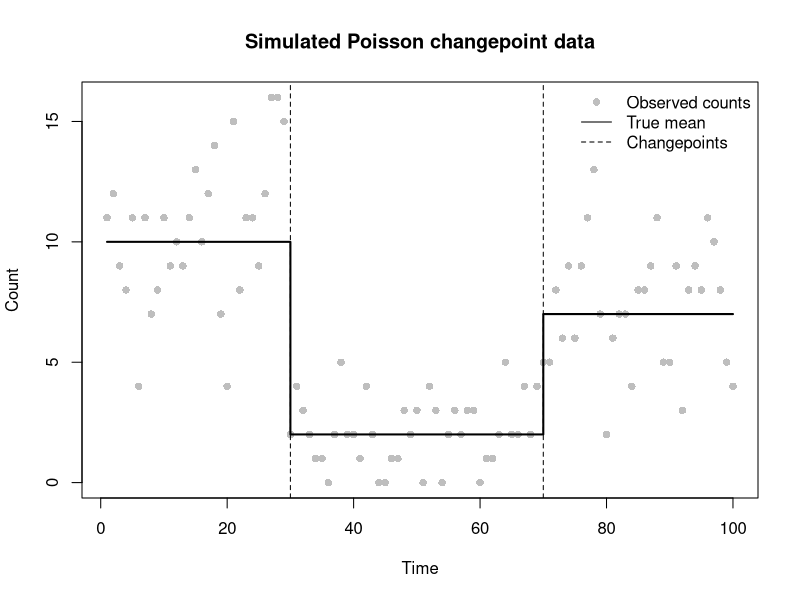
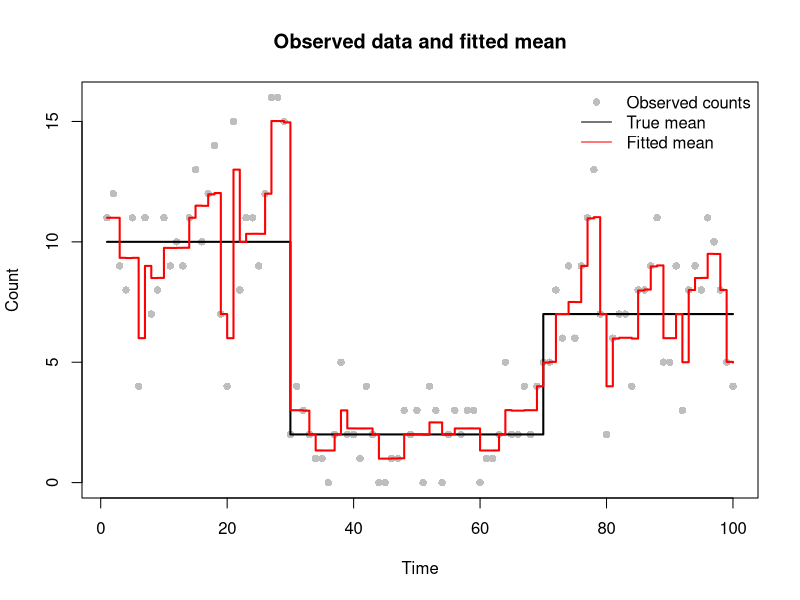
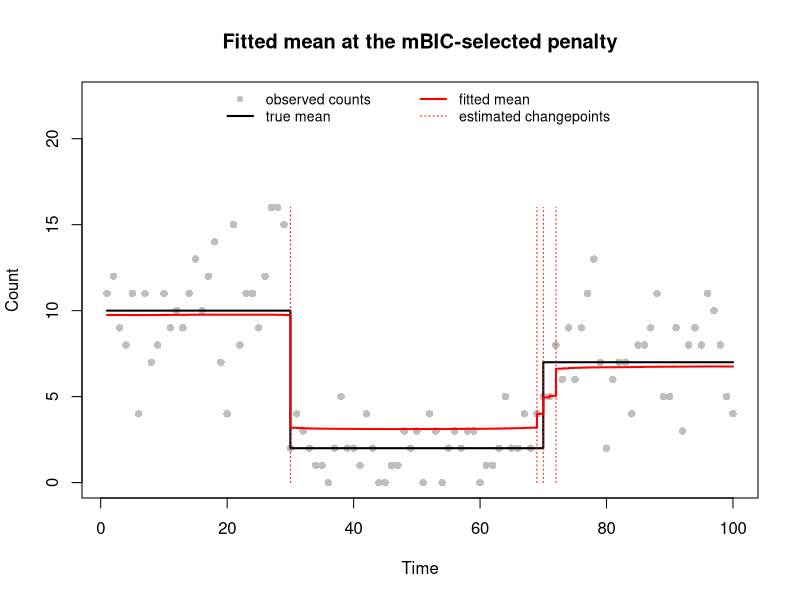
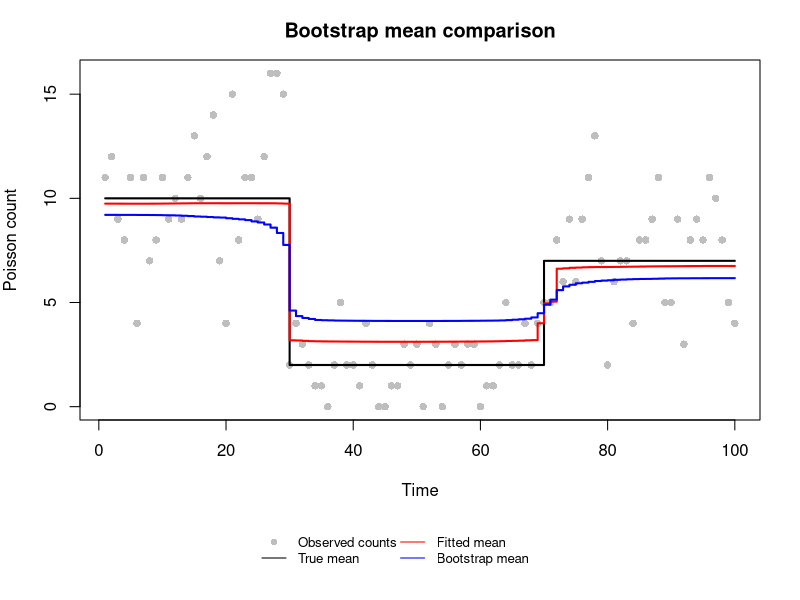
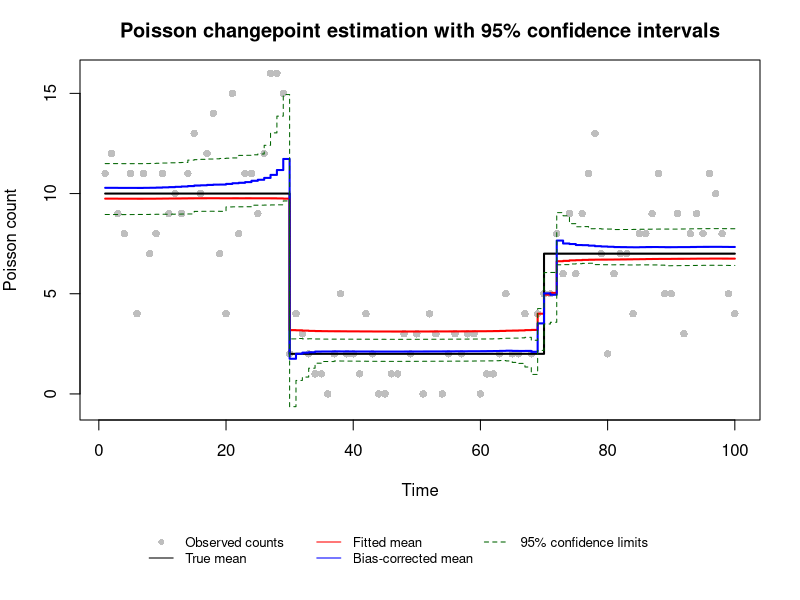

These figures' R source, in order:
# Aishah ALmubarak   S2957708
# Yizhen Ge          S3027690
# Ziyi Wang          S2945970

# Team Member Contributions
# Ziyi Wang        Q1-3
# Aishah ALmubarak Q4-5
# Yizhen Ge        Q6-7

# Github URL：https://github.com/SkylarWang-333/ESP-Group9.git


## Purpose of this script:
# estimate changepoints in poisson count data using a smoothed lasso
# penalty. the mean count is modelled as a baseline plus a change at
# each time step, on the log scale; the penalty shrinks most changes
# towards zero to help identify likely changepoints

# What the script does:
# 1. simulate 100 poisson counts with two known changepoints
# 2. define the penalised objective, its gradient and hessian, and
#    check the derivatives by finite differencing
# 3. fit the model by bfgs at lambda = 1 and compare with the truth
# 4. choose lambda by minimising the modified bic over a grid, using
#    the effective degrees of freedom to count changepoints
# 5. refit at the best lambda, estimate the number of changepoints
#    and locate them at the largest changes, and plot the fit
# 6. assess uncertainty by parametric bootstrap: resimulate from the
#    fitted mean, refit B = 200 times, and bias-correct the mean and
#    its 95% confidence bands
# 7. produce a final plot of the data, true mean, fitted mean, the
#    bias-corrected mean and its 95% confidence limits

#STEP 1

#simulate 100 independent poisson counts with two known changepoints
#the mean changes from 10 to 2 at time 30 and from 2 to 7 at time 70
#the simulated counts are used to test the estimation method

set.seed(12345)
n <- 100
time <- 1:n
tau_true <- c(1, 30, 70, n+1)
m_true <- length(tau_true)-2
theta_true <- c(10, 2, 7)

#assign a constant poisson mean to each segment
mu_true <- numeric(n)
for(i in seq_along(theta_true)){
  mu_true[tau_true[i]:(tau_true[i+1]-1)] <- theta_true[i]
}

#generate random counts using the true mean function
y <- rpois(n, lambda=mu_true)

#show the simulated counts, true means and changepoint positions
plot(time, y, pch=16, col="grey",
     xlab="Time", ylab="Count",
     main="Simulated Poisson changepoint data")
lines(time, mu_true, col="black", lwd=2, type="s")
abline(v=tau_true[-c(1,length(tau_true))], lty="dashed")

legend("topright",
       legend=c("Observed counts", "True mean", "Changepoints"),
       col=c("grey", "black", "black"),
       pch=c(16, NA, NA),
       lty=c(NA, 1, 2),
       bty="n")



#STEP 2

#calculate the smoothed lasso-penalised negative log-likelihood

#beta contains the initial log mean and subsequent changes in log mean
#beta[1] is the initial log mean, and beta[k] is the change at time k
#zero changes indicate that the mean remains constant

#y contains the observed poisson counts

#lambda controls the penalty strength and eps controls smoothing

#return a single objective value to be minimised

poisson_lasso_objective <- function(beta, y, lambda=1, eps=1e-6){
  
  #recover positive poisson means from cumulative log changes
  eta <- cumsum(beta)
  mu <- exp(eta)
  
  #measure how well the model explains the observed counts
  neg_loglik <- -sum(dpois(y, lambda=mu, log=TRUE))
  
  #penalise changes in log mean, excluding the initial level
  penalty <- lambda*sum(sqrt(beta[-1]^2+eps))
  
  #combine data fit and penalty into one objective value
  objective <- neg_loglik+penalty
  
  return(objective)
}


#calculate the gradient of the penalised objective function
#use the same inputs as the objective function
#return one first derivative for each element of beta

poisson_lasso_grad <- function(beta, y, lambda=1, eps=1e-6){
  
  #recover the poisson means from the current parameters
  eta <- cumsum(beta)
  mu <- exp(eta)
  
  #each beta affects its own and all later means
  #sum residuals backwards to obtain the likelihood gradient
  grad_loglik <- rev(cumsum(rev(mu-y)))
  
  #calculate the derivative of the smoothed penalty
  #the initial log mean is not penalised
  grad_penalty <- numeric(length(beta))
  grad_penalty[-1] <- lambda*beta[-1]/sqrt(beta[-1]^2+eps)
  
  #combine the likelihood and penalty gradients
  grad <- grad_loglik+grad_penalty
  
  return(grad)
}


#calculate the hessian of the penalised objective function
#use the same inputs as the objective function
#return a square matrix of second derivatives with respect to beta

poisson_lasso_hess <- function(beta, y, lambda=1, eps=1e-6){
  
  #recover the poisson means from the current parameters
  n <- length(beta)
  eta <- cumsum(beta)
  mu <- exp(eta)
  
  #construct a matrix linking changes in log mean to each time point
  #each row includes the initial level and all earlier changes
  X <- matrix(0, n, n)
  X[lower.tri(X, diag=TRUE)] <- 1
  
  #calculate the curvature of the negative log-likelihood
  hess_loglik <- t(X) %*% (mu*X)
  
  #calculate the second derivatives of the smoothed penalty
  #the penalty contributes only to the diagonal
  hess_penalty <- numeric(n)
  hess_penalty[-1] <- lambda*eps/(beta[-1]^2+eps)^(3/2)
  
  #combine both parts into the full hessian matrix
  hess <- hess_loglik+diag(hess_penalty)
  
  return(hess)
}


#approximate the gradient using central finite differences
#return one numerical derivative for each parameter
fd_grad <- function(beta, y, step=1e-5){
  
  grad_fd <- numeric(length(beta))
  
  for(i in 1:length(beta)){
    beta1 <- beta
    beta2 <- beta
    
    beta1[i] <- beta1[i]+step
    beta2[i] <- beta2[i]-step
    
    grad_fd[i] <- (
      poisson_lasso_objective(beta1, y) -
        poisson_lasso_objective(beta2, y)
    )/(2*step)
  }
  
  return(grad_fd)
}


#approximate the hessian using central differences of the gradient
#return a matrix of numerical second derivatives
fd_hess <- function(beta, y, step=1e-5){
  
  n <- length(beta)
  hess_fd <- matrix(0, n, n)
  
  for(i in 1:n){
    beta1 <- beta
    beta2 <- beta
    
    beta1[i] <- beta1[i]+step
    beta2[i] <- beta2[i]-step
    
    grad1 <- poisson_lasso_grad(beta1, y)
    grad2 <- poisson_lasso_grad(beta2, y)
    
    hess_fd[i,] <- (grad1-grad2)/(2*step)
  }
  
  return(hess_fd)
}


#compare analytical derivatives with numerical approximations
#return the maximum gradient error and relative hessian error
check_derivs <- function(beta, y, step=1e-5){
  
  grad_test <- poisson_lasso_grad(beta, y)
  hess_test <- poisson_lasso_hess(beta, y)
  
  g_err <- max(abs(fd_grad(beta, y, step)-grad_test))
  h_err_rel <- max(abs(fd_hess(beta, y, step)-hess_test)) /
    max(abs(hess_test))
  
  cat("Gradient max absolute error:", g_err, "\n")
  cat("Hessian max relative error:", h_err_rel, "\n")
  
  return(c(g_err=g_err, h_err_rel=h_err_rel))
}


#test derivatives at zero and non-zero log-mean changes
beta_test <- c(log(mean(y)), rep(0, n-1))
beta_test2 <- c(log(mean(y)), 0.3*sin(1:(n-1)))

cat("First derivative check:\n")
errors1 <- check_derivs(beta_test, y)

cat("Second derivative check:\n")
errors2 <- check_derivs(beta_test2, y)


#STEP 3

#fit the poisson changepoint model using bfgs
#start with a constant mean equal to the observed sample mean
#use lambda=1 as an initial penalty value

beta_init <- c(log(mean(y)), rep(0, n-1))

fit <- optim(
  par=beta_init,
  fn=poisson_lasso_objective,
  gr=poisson_lasso_grad,
  y=y,
  lambda=1,
  method="BFGS",
  control=list(maxit=10000, reltol=1e-9)
)

#check whether the optimisation converged successfully
#convergence code 0 indicates normal termination
fit$convergence

if(fit$convergence != 0){
  stop("Optimisation did not converge")
}

#recover the fitted mean function from the estimated parameters
beta_hat <- fit$par
mu_hat <- exp(cumsum(beta_hat))

#compare the estimated means with the known true means
#check whether the fitted model captures the main changes in the data
plot(time, y, pch=16, col="grey",
     xlab="Time", ylab="Count",
     main="Observed data and fitted mean")

lines(time, mu_true, col="black", lwd=2, type="s")
lines(time, mu_hat, col="red", lwd=2, type="s")

legend("topright",
       legend=c("Observed counts", "True mean", "Fitted mean"),
       col=c("grey", "black", "red"),
       pch=c(16, NA, NA),
       lty=c(NA, 1, 1),
       bty="n")

# with lambda = 1 the penalty is too weak, so the fitted mean zig-zags
# and suggests changes at many time points. Noticeably, it broadly follows
# the time varying trend in the data: high up to ~30, low from ~30 to ~70, then
# medium, which confirms the model and optimiser are working.

# STEP 4: 
# choosing the penalty lambda by mBIC
# lambda = 1 in step 3 was arbitrary, but lambda sets the price of every
# jump and it decides how many changepoints the model finds. We choose it
# by minimizing mbic = 3*m*log(n) - 2*loglik over a grid of log lambda:
# (-1, 5, by = 0.05).
# Since the smoothed penalty never sets a beta exactly to zero, the number
# of changepoints is measured by edf = trace(H_lambda^{-1} H_0) - 1.

fit_lasso <- function(beta0, y, lambda) {
  # fit the model at one lambda by BFGS, using the analytic gradient.
  # y and lambda are passed on to fn and gr via optim's '...' argument.
  fit <- optim(beta0, poisson_lasso_objective, gr=poisson_lasso_grad,
               y=y, lambda=lambda, method="BFGS",
               control=list(maxit=10000, reltol=1e-9))
  g <- poisson_lasso_grad(fit$par, y, lambda=lambda) # grad at optimum
  H <- poisson_lasso_hess(fit$par, y, lambda=lambda) # Hessian at optimum
  # conditions for a minimum: gradient 'close enough' to zero, and
  # Hessian positive definite (tested by whether a Cholesky works)
  R <- try(chol(H), silent=TRUE)
  list(beta=fit$par, conv=fit$convergence, counts=fit$counts,
       grad=max(abs(g))/lambda, # gradient relative to the penalty pull
       pd=!inherits(R, "try-error"), H=H, R=R)
} # fit_lasso

edf_lasso <- function(fit, y) {
  # effective degrees of freedom, trace(H_lambda^{-1} H_0), at a fitted beta.
  # H_lambda^{-1} is formed from its Cholesky factor, as chol2inv(chol(H)).
  H_0 <- poisson_lasso_hess(fit$beta, y, lambda=0) # likelihood only
  sum(diag(chol2inv(fit$R) %*% H_0))
} # edf_lasso

log_lambda <- seq(-1, 5, by=0.05)   # grid of log penalty values
lambda <- exp(log_lambda)           # penalty values
n_lambdas <- length(lambda)

# one row of results per penalty value
grid_res <- data.frame(log_lambda=log_lambda, lambda=lambda, conv=NA,
                       grad=NA, pd=NA, edf=NA, m_changes=NA, loglik=NA,
                       mbic=NA)
beta_store <- matrix(NA, n_lambdas, n) # fitted beta for each lambda

beta_start <- c(log(mean(y)), rep(0, n-1)) # constant mean to start

for (j in 1:n_lambdas) { # loop over penalty values
  # (a) fit, warm starting from the previous lambda's solution
  fit_j <- fit_lasso(beta_start, y, lambda[j])
  beta_store[j, ] <- beta_start <- fit_j$beta
  grid_res$conv[j] <- fit_j$conv   # 0 means optim reports convergence
  grid_res$grad[j] <- fit_j$grad   # should be close to zero
  grid_res$pd[j] <- fit_j$pd       # TRUE if genuine minimum
  
  # (b) effective degrees of freedom
  grid_res$edf[j] <- edf_lasso(fit_j, y)
  
  # (c) unpenalised log likelihood (on the log scale), m and mbic
  mu_j <- exp(cumsum(fit_j$beta))
  grid_res$loglik[j] <- sum(dpois(y, mu_j, log=TRUE))
  grid_res$m_changes[j] <- grid_res$edf[j] - 1 # remove baseline beta[1]
  grid_res$mbic[j] <- 3*grid_res$m_changes[j]*log(n) -
    2*grid_res$loglik[j]
} # end of loop over penalty values

# verify convergence over the whole grid
all(grid_res$conv == 0) # optim's convergence code
max(grid_res$grad)      # largest relative gradient at an optimum
all(grid_res$pd)        # every Hessian positive definite

best <- which.min(grid_res$mbic) # penalty minimising mbic
lambda_best <- lambda[best]
# summary of the selected penalty: lambda, convergence, edf, m and mbic
round(grid_res[best, ], 3)

# mbic either side of the minimum, to see how well defined it is
round(grid_res[(best-3):(best+3), c("log_lambda","m_changes","mbic")], 2)

# best is the global minimiser over the grid, the rows either side
# of it confirm it is a clear minimum and not a flat region


# STEP 5:
# fit model and changepoint locations
# refit at the penalty chosen by mBIC, estimate the number of changepoints
# as the floor of the effective number, and place them at the largest
# estimated jumps |beta_k|, k >= 2.

# refit at lambda_best, starting from the solution stored in step 4
fit_best <- fit_lasso(beta_store[best, ], y, lambda_best)
# verify the values:
# conv should be 0, grad close to 0, pd =1 positive Hessian
c(conv=fit_best$conv, grad=fit_best$grad, pd=fit_best$pd) 

beta_best <- fit_best$beta
mu_best <- exp(cumsum(beta_best)) # fitted mean function

# effective and estimated number of changepoints
m_tilde <- edf_lasso(fit_best, y) - 1 # -1 to exclude beta 1
m_hat <- floor(m_tilde)
c(m_tilde=m_tilde, m_hat=m_hat)

# rank the jumps by size, excluding the baseline beta[1]; adding 1
# converts positions in beta[-1] back to time points
jump_order <- order(abs(beta_best[-1]), decreasing=TRUE) + 1
tau_hat <- sort(jump_order[1:m_hat])

# estimated changepoint locations:
tau_hat

# size of each detected jump and the factor it multiplies the mean by
round(data.frame(time=tau_hat, beta=beta_best[tau_hat],
                 factor=exp(beta_best[tau_hat])), 3)

# true and fitted level within each true segment
seg <- cut(time, breaks=tau_true, right=FALSE)
round(cbind(true=theta_true, fitted=tapply(mu_best, seg, mean)), 2)

# plot the data, true mean and fitted mean, with the detected 
# changepoints
plot(time, y, pch=16, col="grey", xlab="Time", ylab="Count",
     ylim=c(0, 1.4*max(y)), main="Fitted mean at the mBIC-selected penalty")
lines(time, mu_true, type="s", lwd=2)
lines(time, mu_best, type="s", lwd=2, col="red")
segments(tau_hat, 0, tau_hat, max(y), lty="dotted", col="red")
legend("top", ncol=2, bty="n", cex=0.85,
       legend=c("observed counts", "true mean", "fitted mean",
                "estimated changepoints"),
       pch=c(16, NA, NA, NA), lty=c(NA, "solid", "solid", "dotted"),
       lwd=c(NA, 2, 2, 1), col=c("grey", "black", "red", "red"))

# we notice from the plot:
# the drop at time 30 is detected cleanly, as one large change that
# multiplies the mean by about 0.32. the rise near time 70 is detected
# also, but split across times 69, 70 and 72 instead of one jump. this is
# because the counts there rise gradually, and the lasso penalty charges
# for the total size of the changes, so several small steps cost about
# the same as one big step. as a result m_hat = 4 overestimates the true
# m = 2, although every detected time lies at or next to a real change.
# the fitted levels (9.79, 3.10, 6.64) are also pulled towards the
# overall mean compared with the truth (10, 2, 7), because the penalty
# is shrinking every change towards zero.


#STEP 6:Parametric Bootstrap
#assess uncertainty in the fitted mean function
set.seed(2026)
B <- 200

#store the fitted mean from each bootstrap sample
mu_boot <- matrix(NA_real_, nrow = n, ncol = B)

#simulate and refit the model for each bootstrap sample

for(b in 1:B){
  #parametric resampling
  #generate new poisson observations using the fitted mean
  y_sim <- rpois(n, lambda = mu_best)
  #refit the model using the same penalty parameter
  fit_sim <- fit_lasso(beta_best, y_sim, lambda_best)
  #check convergence before storing the result
  if(fit_sim$conv != 0){
    stop("Bootstrap optimisation didn't converge")
  }
  #calculate and store the fitted mean function
  mu_boot[,b] <- exp(cumsum(fit_sim$beta))
}

#calculate the average fitted mean across bootstrap samples
mu_bar <- rowMeans(mu_boot)

#compare the bootstrap average with the original fitted mean

#save the current graphical settings
old_par <- par(no.readonly=TRUE)

#create two separate plotting areas:
#the upper one for the main plot, the lower one for the legend
layout(matrix(c(1, 2), nrow=2), heights=c(5, 1))

#main plot
par(mar=c(4, 4, 3, 2))

plot(time, y,
     pch=16, col="grey",
     xlab="Time", ylab="Poisson count",
     ylim=range(c(0, y, mu_true, mu_best, mu_bar), finite=TRUE),
     main="Bootstrap mean comparison")

#add the true, fitted and bootstrap mean functions
lines(time, mu_true, type="s", col="black", lwd=2)
lines(time, mu_best, type="s", col="red", lwd=2)
lines(time, mu_bar, type="s", col="blue", lwd=2)

#separate legend area
par(mar=c(0, 0, 0, 0))
plot.new()

legend("center",
       legend=c("Observed counts", "True mean",
                "Fitted mean", "Bootstrap mean"),
       col=c("grey", "black", "red", "blue"),
       pch=c(16, NA, NA, NA),
       lty=c(0, 1, 1, 1),
       ncol=2,
       cex=0.8,
       bty="n")

#restore the original graphical settings
par(old_par)
#estimate bootstrap bias and correct the fitted mean
bias_boot <- mu_bar - mu_best
mu_bc <- mu_best - bias_boot

#calculate pointwise 95% bootstrap percentile intervals
qL <- apply(mu_boot, 1, quantile, probs=0.025)
qU <- apply(mu_boot, 1, quantile, probs=0.975)

#bias-correct the 95% confidence interval limits
qL_bc <- 2*mu_best - qU
qU_bc <- 2*mu_best - qL

#STEP 7: Final plot
#show the observations, fitted means and confidence intervals

#save the current graphical settings
old_par <- par(no.readonly=TRUE)

#create two separate plotting areas
layout(matrix(c(1, 2), nrow=2), heights=c(5, 1))

#set the range of the vertical axis
y_limits <- range(c(0, y, mu_true, mu_best,
                    mu_bc, qL_bc, qU_bc), finite=TRUE)

#plot the original observations
par(mar=c(4, 4, 3, 2))
plot(time, y,
     pch=16, col="grey",
     xlab="Time", ylab="Poisson count",
     ylim=y_limits,
     main="Poisson changepoint estimation with 95% confidence intervals")

#add the true and fitted mean functions
lines(time, mu_true, type="s", col="black", lwd=2)
lines(time, mu_best, type="s", col="red", lwd=2)

#add the bias-corrected mean function
lines(time, mu_bc, type="s", col="blue", lwd=2)

#add the bias-corrected 95% confidence limits
lines(time, qL_bc, type="s", col="darkgreen", lty=2)
lines(time, qU_bc, type="s", col="darkgreen", lty=2)

#create a separate area for the legend
par(mar=c(0, 0, 0, 0))
plot.new()

#add the legend 
legend("center",
       legend=c("Observed counts", "True mean",
                "Fitted mean", "Bias-corrected mean",
                "95% confidence limits"),
       col=c("grey", "black", "red", "blue", "darkgreen"),
       pch=c(16, NA, NA, NA, NA),
       lty=c(0, 1, 1, 1, 2),
       ncol=3,
       cex=0.8,
       bty="n")

par(old_par)
